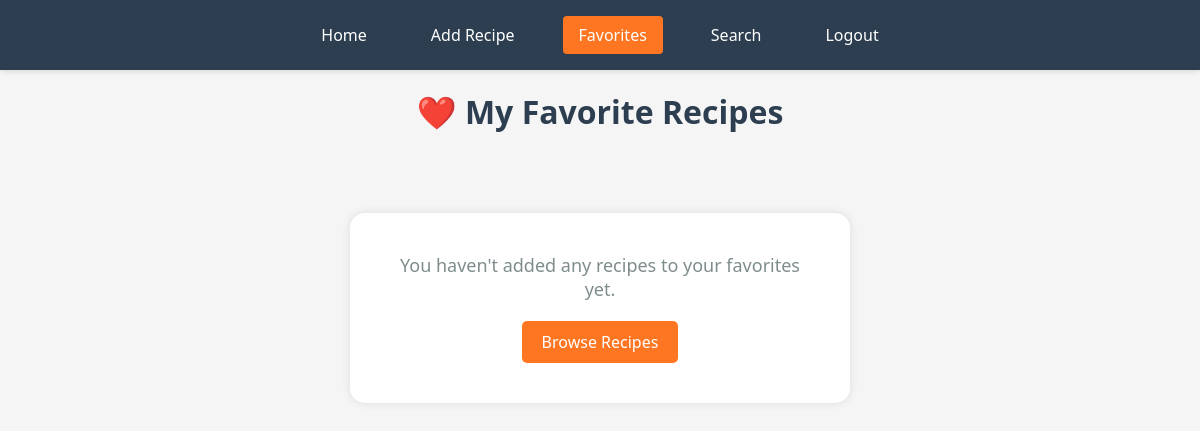
The page /favorites/ (signed in) on the database as committed earlier.
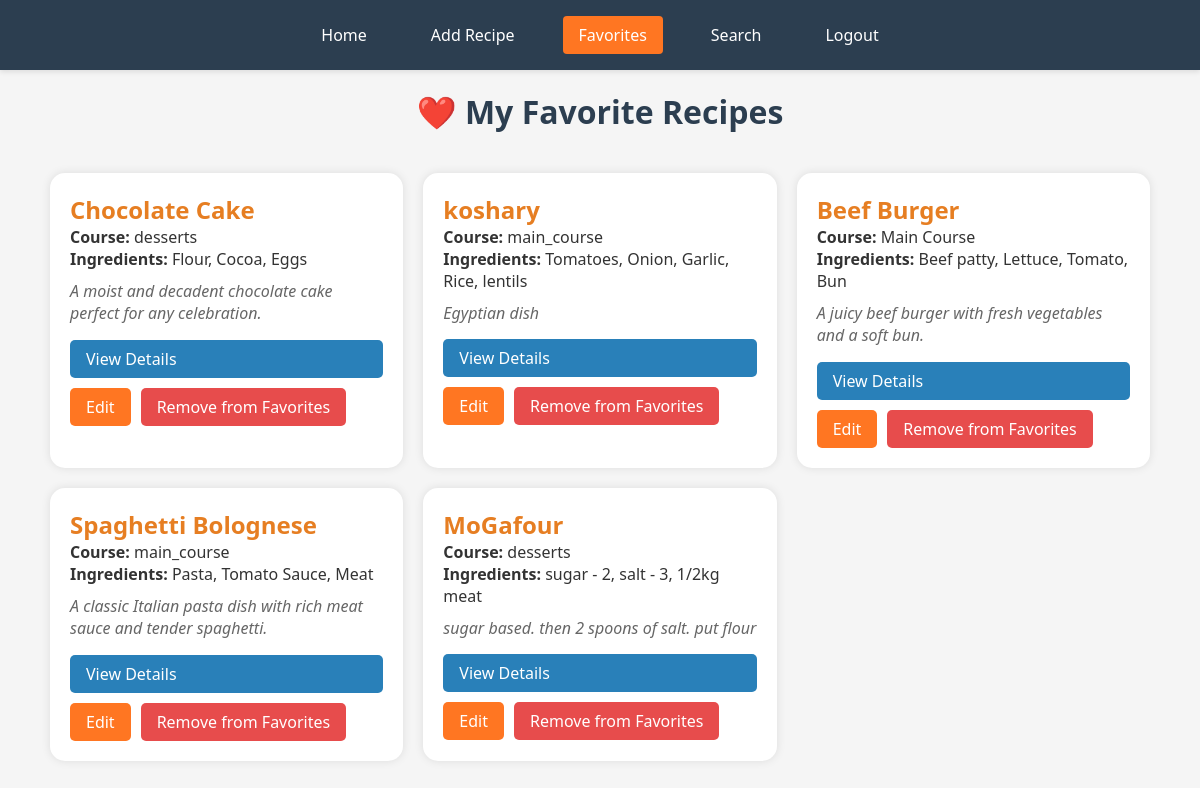
The same page on the database as committed later.
### products/models.py (models this page shows, shortened)
class Favorite(models.Model):
    user = models.ForeignKey(User, on_delete=models.CASCADE)
    recipe = models.ForeignKey(recipes, on_delete=models.CASCADE)

class recipes(models.Model):
    name = models.CharField(max_length=60)
    course = models.CharField(max_length=40)
    descripition = models.TextField()
    Ingredients = models.CharField(max_length=100)
    isfav = models.BooleanField(default=False)

### products/views.py (the view)
# urls.py: path('favorites/',views.favorites,name = 'favorites'),
@login_required(login_url='login')
def favorites(request):
    favs = Favorite.objects.filter(user=request.user)
    return render(request, 'pages/favorites.html', {'favorites': favs})

### templates/pages/favorites.html (shortened to what this page needs)
<!DOCTYPE html>
<html lang="en">
  <head>
    {% load static %}
    <link rel="stylesheet" href="{% static 'css/favorites.css' %}">
  </head>
  <body>
    <header>
      <nav>
       <div class="nav-links">
          <a href="{% url 'recipe_list' %}">Home</a>
          {% if user.is_staff %}
          <a href="{% url 'AddRecipe' %}">Add Recipe</a>
          {%endif%}
          <a href="{% url 'favorites' %}" class="active">Favorites</a>
          <a href="{% url 'search' %}">Search</a>
          <a href="{% url 'logout' %}">Logout</a>
        </div>
      </nav>
    </header>
    <h1>❤️ My Favorite Recipes</h1>
      <div class="recipes-container">
  {% for fav in favorites %}
    <div class="recipe-card">
      <h2>{{ fav.recipe.name }}</h2>
      <p><strong>Course:</strong> {{ fav.recipe.course }}</p>
      <p><strong>Ingredients:</strong> {{ fav.recipe.Ingredients }}</p>
      <p class="description">{{ fav.recipe.descripition }}</p>
      <div class="card-actions">
        <a href="{% url 'RecipePage' fav.recipe.id %}" class="details-btn">View Details</a>
        {% if user.is_staff %}
           <div class="action-buttons">
          <a href="{% url 'EditRecipe' fav.recipe.id %}" class="edit-btn">Edit</a>
          <a href="{% url 'remove_from_favorites' fav.recipe.id %}" class="remove-favorite" style="text-decoration: none;">Remove from Favorites</a>
        </div>
        {%endif%}
      </div>
    </div>
  {% empty %}
    <div class="empty-state">
      <p>You haven't added any recipes to your favorites yet.</p>
      <a href="{% url 'recipe_list' %}" class="browse-btn">Browse Recipes</a>
    </div>
  {% endfor %}
</div>
  </body>
</html>

### project/static/css/favorites.css (style rules this page uses)
* { margin: 0; padding: 0; box-sizing: border-box; font-family: 'Segoe UI', Tahoma, Geneva, Verdana, sans-serif; text-decoration: none; }
body { background-color: #f5f5f5; color: #333; min-height: 100vh; display: flex; flex-direction: column; }
header { background-color: #2c3e50; padding: 1rem 0; box-shadow: 0 2px 5px rgba(0, 0, 0, 0.1); }
nav { max-width: 1200px; margin: 0 auto; padding: 0 20px; }
.nav-links { display: flex; justify-content: center; gap: 2rem; }
.nav-links a { color: white; text-decoration: none; font-weight: 500; padding: 0.5rem 1rem; border-radius: 4px; transition: all 0.3s ease; }
a { text-decoration: none; }
a:-webkit-any-link { text-decoration: none; }
.nav-links a.active { background-color: #FF7622; color: white; }
h1 { text-align: center; color: #2c3e50; margin-top: 20px; }
.recipes-container { display: grid; grid-template-columns: repeat(auto-fit, minmax(280px, 1fr)); gap: 20px; margin: 40px auto; max-width: 1100px; }
.recipe-card { background-color: white; padding: 20px; border-radius: 15px; box-shadow: 0 0 10px rgba(0, 0, 0, 0.1); transition: transform 0.2s ease-in-out; }
.recipe-card h2 { color: #e67e22; margin-top: 0; }
.description { color: #666; font-style: italic; margin: 10px 0; line-height: 1.4; }
.card-actions { display: flex; flex-direction: column; gap: 10px; margin-top: 15px; }
.action-buttons { display: flex; gap: 10px; align-items: center; }
.details-btn { display: inline-block; padding: 8px 16px; background-color: #2980b9; color: white; text-decoration: none; border-radius: 5px; transition: background-color 0.2s; text-decoration: none; }
.edit-btn { display: inline-block; padding: 8px 16px; background-color: #FF7622; color: white; text-decoration: none; border-radius: 5px; transition: background-color 0.2s; text-decoration: none; }
.remove-favorite { background-color: #e74c4c; color: white; border: none; padding: 8px 16px; border-radius: 5px; cursor: pointer; transition: background-color 0.2s; text-decoration: none !important; }

Rows that differ between the two databases and show on the page:
added Favorite: recipe.name "Chocolate Cake", recipe.course "desserts", recipe.Ingredients "Flour, Cocoa, Eggs", recipe.descripition "A moist and decadent chocolate cake perfect for any celebration."
added Favorite: recipe.name "koshary", recipe.course "main_course", recipe.Ingredients "Tomatoes, Onion, Garlic, Rice, lentils", recipe.descripition "Egyptian dish"
added Favorite: recipe.name "Beef Burger", recipe.course "Main Course", recipe.Ingredients "Beef patty, Lettuce, Tomato, Bun", recipe.descripition "A juicy beef burger with fresh vegetables and a soft bun."
added Favorite: recipe.name "Spaghetti Bolognese", recipe.course "main_course", recipe.Ingredients "Pasta, Tomato Sauce, Meat", recipe.descripition "A classic Italian pasta dish with rich meat sauce and tender spaghetti."
added Favorite: recipe.name "MoGafour", recipe.course "desserts", recipe.Ingredients "sugar - 2, salt - 3, 1/2kg meat", recipe.descripition "sugar based. then 2 spoons of salt. put flour"
Other text that changed with them:
text no longer shown: "You haven't added any recipes to your favorites yet. Browse Recipes"
